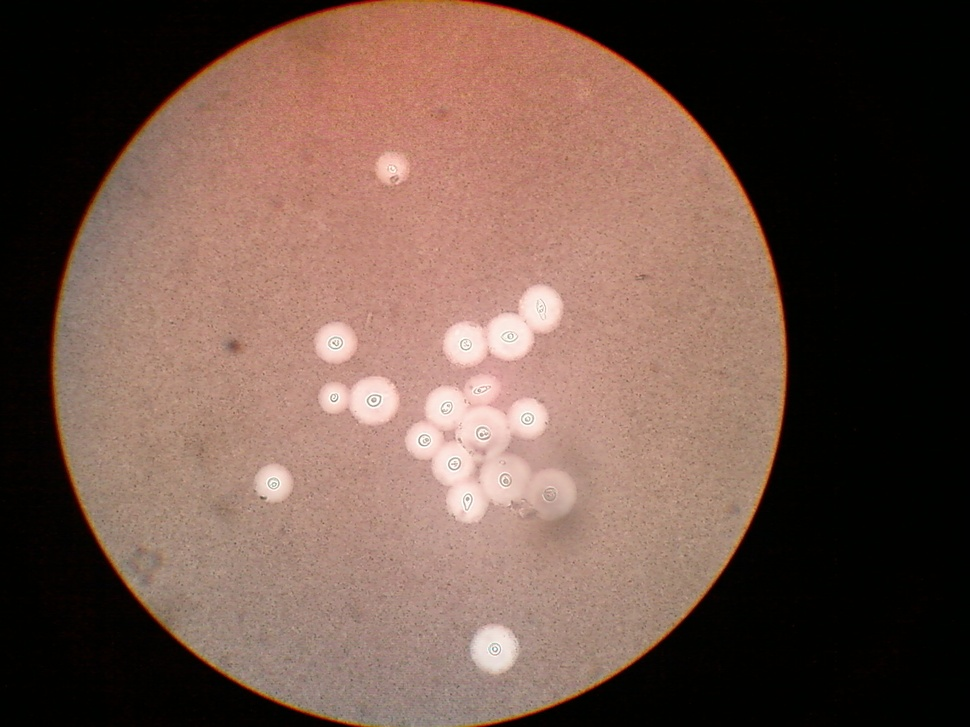
#> input picture sampleimage.jpg, 970 x 727 px, shrunk from 1600 x 1200 before the run
$ python -i separate.py   (imports and definitions only)
#> lines starting #> are read from the running program, lines starting #| are printed output that depends on the picture; after the words box and inside, x2 and y2 are one past the last pixel; in counts of white or black regions, pixels touching at a corner belong together

import numpy as np
import cv2
from matplotlib import pyplot as plt
from pylab import *
def func4(filename):
#> called with filename = '../sampleimage.jpg'
    img=cv2.imread(filename)
#> img is the input picture: shape (727, 970, 3); mean B, G, R 74.1, 84.5, 110.6
    pic = cv2.imread(filename,0)
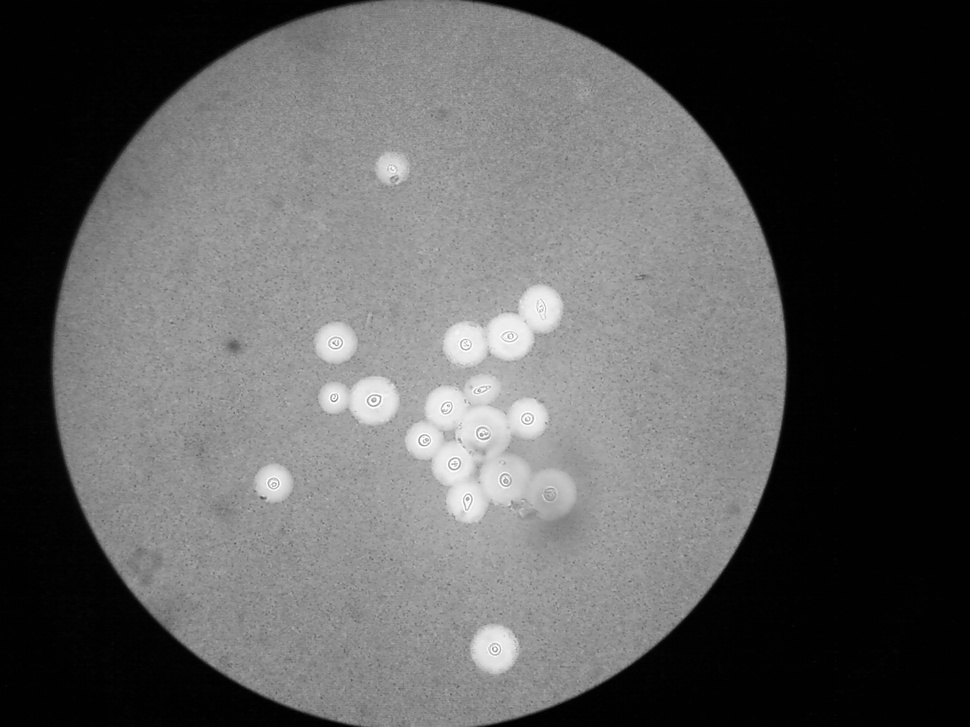
#> pic: shape (727, 970); min 0, max 255, mean 91.1

    blurred = cv2.GaussianBlur(pic, (11, 11), 0)
    thresh = cv2.threshold(blurred, 200, 255, cv2.THRESH_BINARY)[1]
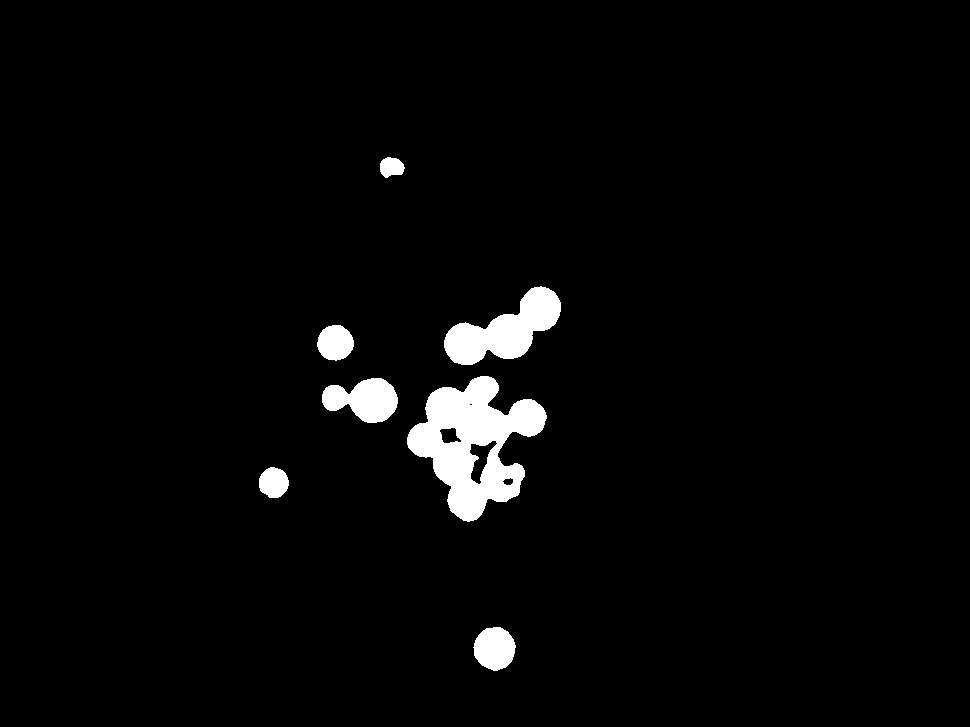
#> thresh: shape (727, 970); 2.9% white; 7 white regions, largest, box (x1, y1, x2, y2) and area: (407, 376, 547, 522) 10272, (444, 286, 561, 365) 4580, (322, 378, 398, 423) 2268
    kernel = np.ones((3,3),np.uint8)
    thresh = cv2.erode(thresh, kernel, iterations=1)
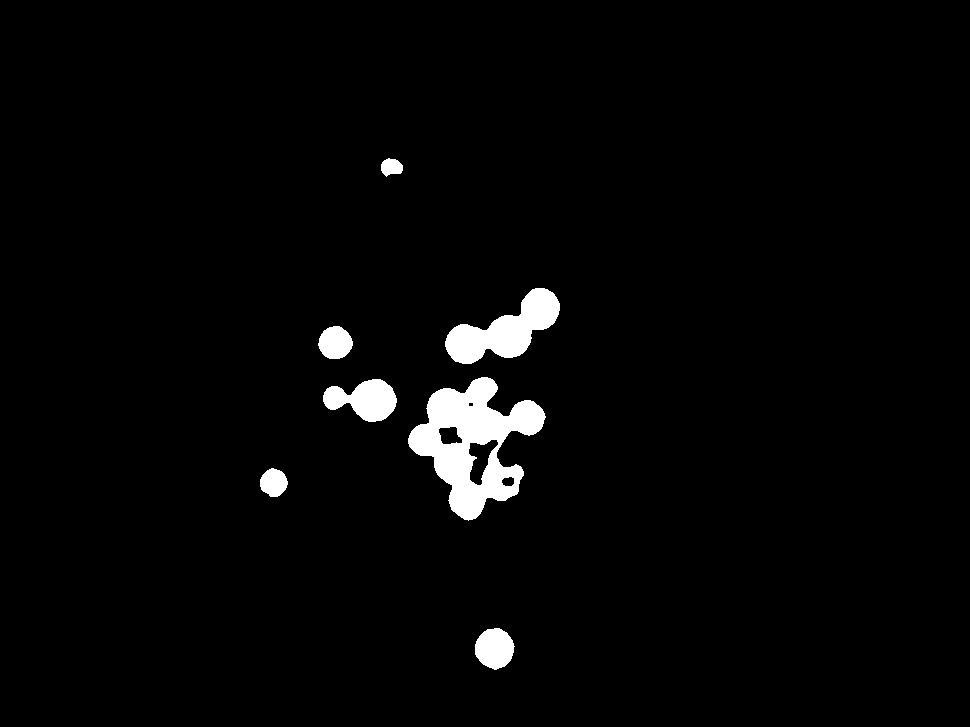
#> thresh: shape (727, 970); 2.6% white; 7 white regions, largest, box (x1, y1, x2, y2) and area: (408, 377, 546, 521) 9256, (445, 288, 560, 364) 4157, (323, 379, 397, 422) 1998
    thresh = cv2.dilate(thresh, kernel, iterations=4)
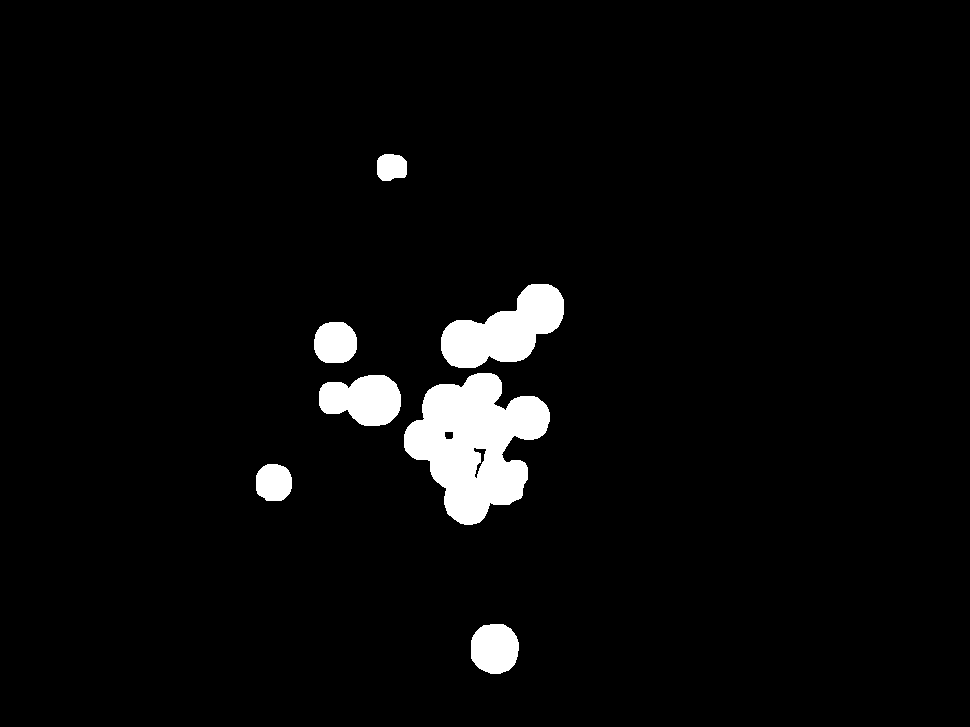
#> thresh: shape (727, 970); 3.9% white; 7 white regions, largest, box (x1, y1, x2, y2) and area: (404, 373, 550, 525) 13073, (441, 284, 564, 368) 5871, (319, 375, 401, 426) 3114
    closing = cv2.morphologyEx(thresh, cv2.MORPH_CLOSE, kernel)
#> closing: shape (727, 970); 3.9% white; 7 white regions, largest, box (x1, y1, x2, y2) and area: (404, 373, 550, 525) 13120, (441, 284, 564, 368) 5872, (319, 375, 401, 426) 3119
    imshow(closing,cmap=cm.gray)
    show()
    matplotlib.image.imsave('pic2.jpg',closing,cmap=cm.gray)
    """
    kernel = np.ones((3,3),np.uint8)
    opening = cv2.morphologyEx(thresh,cv2.MORPH_OPEN,kernel, iterations = 2)

    # sure background area
    sure_bg = cv2.dilate(opening,kernel,iterations=3)
    imshow(sure_bg,cmap=cm.gray)
    show()

    # Finding sure foreground area
    dist_transform = cv2.distanceTransform(opening,cv2.DIST_L2,5)
    ret, sure_fg = cv2.threshold(dist_transform,0.4*dist_transform.max(),255,0)
    imshow(dist_transform,cmap=cm.gray)
    show()
    imshow(sure_fg,cmap=cm.gray)
    show()

    # Finding unknown region
    sure_fg = np.uint8(sure_fg)
    unknown = cv2.subtract(sure_bg,sure_fg)
    imshow(sure_fg,cmap=cm.gray)
    show()
    imshow(unknown,cmap=cm.gray)
    show()

    ret, markers = cv2.connectedComponents(sure_fg)

    # Add one to all labels so that sure background is not 0, but 1
    markers = markers+1

    # Now, mark the region of unknown with zero
    markers[unknown==255] = 0
    imshow(markers,cmap=cm.gray)
    show()

    markers = cv2.watershed(img,markers)
    img[markers == -1] = [255,0,0]
    imshow(img,cmap=cm.gray)
    show()
    """
    return closing

>>> result = func4('../sampleimage.jpg')
